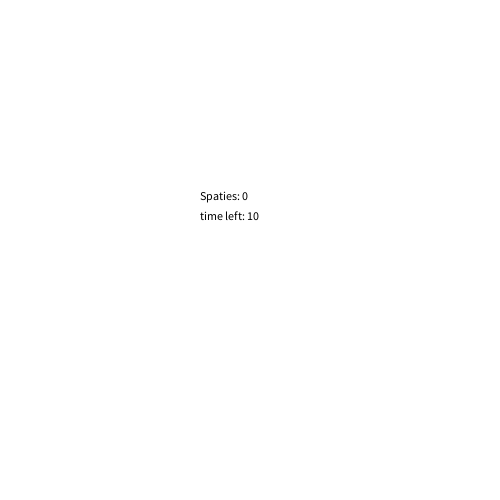
Frame 1 (no input)
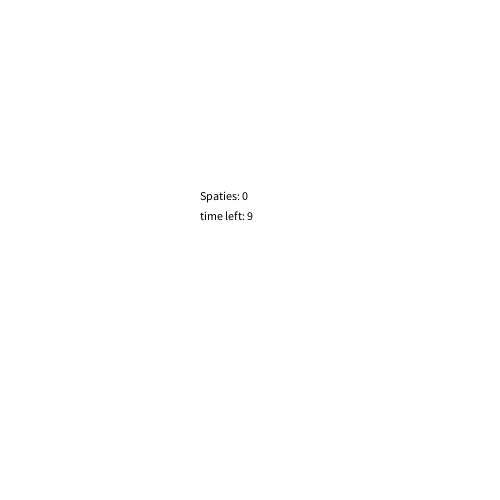
Frame 60 (the mouse pressed at the canvas centre just before this capture)
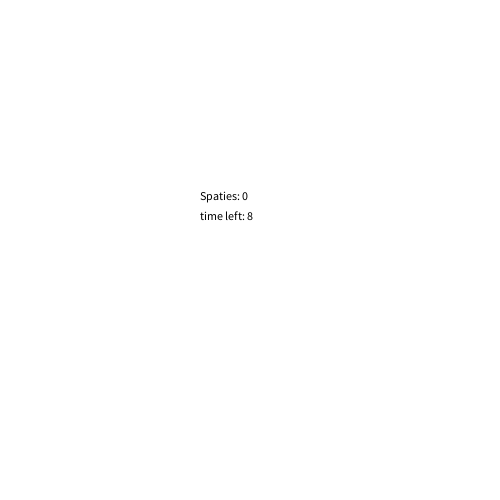
Frame 120 (the mouse held since frame 60 and released just before this capture)

The Processing sketch that drew these frames (run headless with seeded random() and noise(); from frame 60 on, the mouse is pressed at the canvas centre):

// Processing sketch: HO12_2
// ── HO12_2.pde
int seconden =0; 
int aantalSpaties=0; 
boolean racing = true; 
int time;

void setup (){
size(500,500); 

}
void draw (){
  background (500,500,500);
  seconden = millis()/1000; 
  time = 10 - seconden; 
  if ( time <= 0){
  time =0;  } 
    if (seconden >= 10){
    racing = false;   
}

fill(0,0,0); 
text("Spaties: "+ aantalSpaties, 200,200);
text("time left: "+ time, 200,220);
}

void keyReleased(){
if (keyCode == 32 && racing){
  aantalSpaties++; 
} 
}
